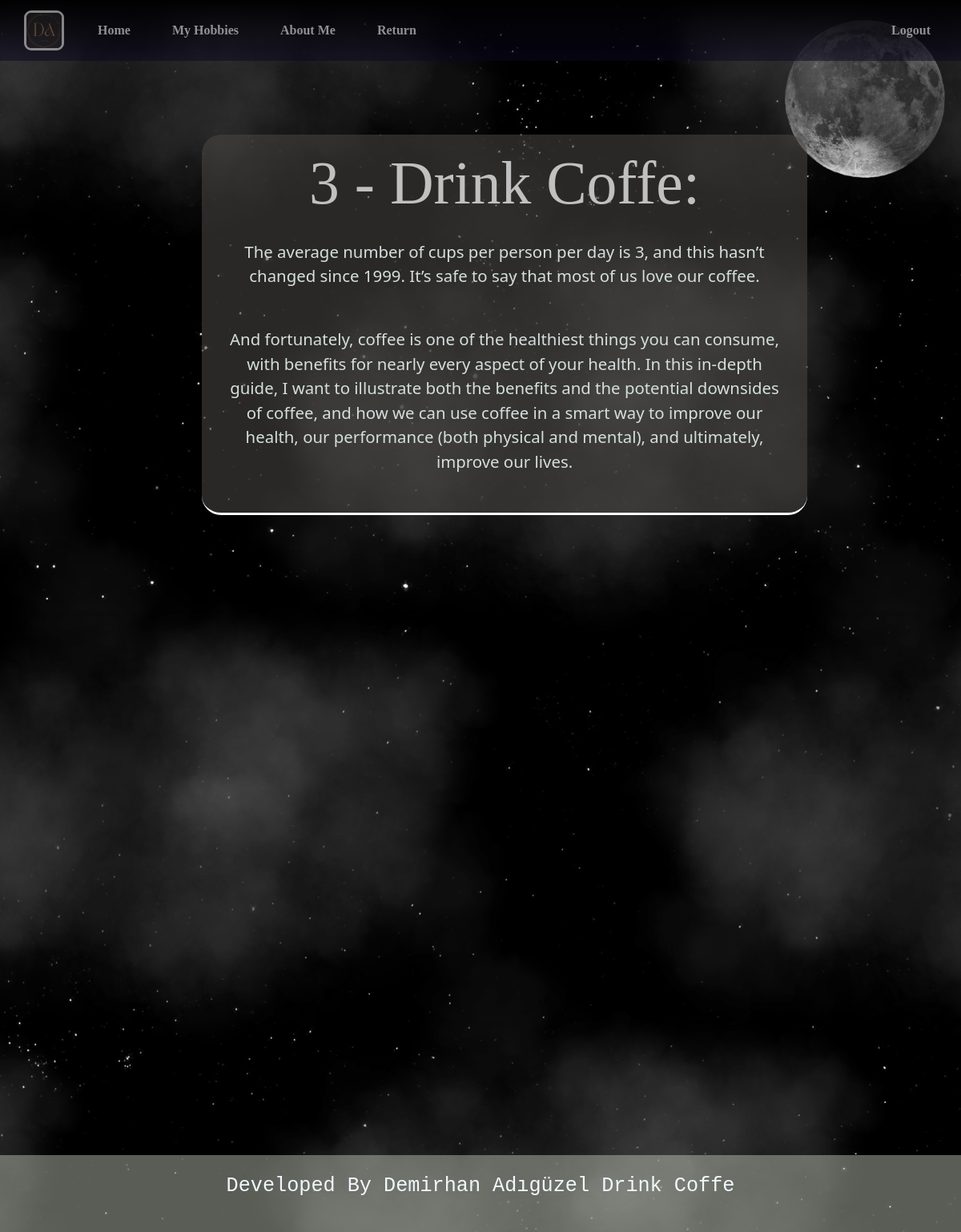
The page /hoby/drink-coffe-571610632-3 (signed in) on the database its author committed.
### blog/models.py (models this page shows, shortened)
class Hobies(models.Model):
    title = models.CharField(max_length=255)
    image = models.ImageField(upload_to="blog_images")
    description = RichTextField()
    is_showed=models.BooleanField(default=False)
    yol=models.SlugField(null=False,blank=True, unique=True,db_index=True,editable=False)
    kategori=models.ForeignKey(Categories,default=1,on_delete=models.CASCADE)

### blog/views.py (the view)
# urls.py: path("hoby/<slug:yol>-<int:id>", views.hobydetails,name="hoby_detail"),
def hobydetails(request ,yol,id):
    if not request.user.is_authenticated:
        return redirect("logout")
    veridetaylari=Hobies.objects.get(yol=yol,id=id)
    return render(request,"blog/hobydetails.html",{'secim':veridetaylari,"active_page":"hobidetay",})

### blog/templates/blog/hobydetails.html (shortened to what this page needs)
{% extends "Base.html" %}
{% block content %}
    <div class="information fix">
        <h1> {{secim.id}} - {{secim.title|title}}:</h1>
        {{secim.description|safe}}
    </div>
{% endblock content %}

### AnaSablonlar/Base.html (shortened to what this page needs)
{% load static %}
<!DOCTYPE html>
<html lang="tr">
{% include "bilesenler/_head.html" %}
</head>
<body >
    <nav class="navbar navbar-expand-lg navbar-dark bg-ozel" style="z-index: 5; position: absolute; width: 100%; top: 0px;">
        <div class="container-fluid">
            <a class="navbar-brand" href="{% static 'img/logo1.png' %}" target="_blank"><img id="sayfa_logosu" src="{% static 'img/logo1.png' %}" width="50" height="50" style="opacity:0.5; margin:0;"class="d-inline-block align-top" alt=""></a>
            <div class="collapse navbar-collapse" id="navbarSupportedContent">
                {% if user.is_authenticated %}
                    <ul class="navbar-nav me-auto mb-2 mb-lg-0">
                        {% include "bilesenler/_navbar.html" %}
                    </ul>
                    <ul class="navbar-nav ms-auto mb-2 mb-lg-0">
                        <li class="nav-item">
                            <a class="nav-link texttype-times" href="{% url "logout" %}"><b>Logout</b></a>
                        </li>
                    </ul>
                {% endif %}
            </div>
        </div>
    </nav>
    {% block content %}{% endblock content %}
    <div class="background-container">
        <div class="clouds" style="background: transparent url({% static 'img/clouds_repeat.png' %} ) repeat;"></div>
    </div>
    <footer id="sayfa_sonu">
        <div id="information">
        <h6 style="font-size:2.1vw;">
            Developed By Demirhan Adıgüzel {% if active_page == "hobidetay" %}{{secim.title}}{% else %}{{active_page|title}}{% endif %}
        </h6>
    </div>
    </footer>
</body>
</html>

### rows shown on the page
Hobies: id "3", title "Drink Coffe", description "The average number of cups per person per day is 3, and this hasn’t changed since 1999. It’s safe to say that most of us love our coffee. And fortunately, coffee is one of the healthiest things you can consume, with benefits for nearly every aspect of your health. In this in-depth guide, I want to illustrate both the benefits and the potential downsides of coffee, and how we can use coffee in a smart way to improve our health, our performance (both physical and mental), and ultimately, improve our lives."
